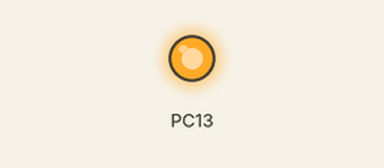
Recording of a sketch running on a simulated STM32 Blue Pill. Parts: output pins drawn as LEDs (lit = HIGH).

Above: at 1.0 s.
At 3.0 s:
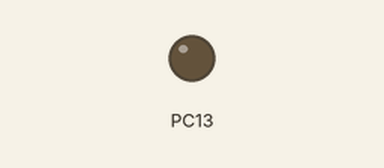
Timing chart, 0 to 5.2 s (numbered marks = the images above):
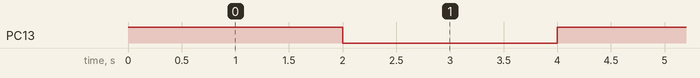

The sketch:

bluepillblink.ino
```cpp
void setup() {

    pinMode(PC13, OUTPUT);

}

void loop() {

  digitalWrite(PC13, HIGH);

  delay(2000);

  digitalWrite(PC13, LOW);

  delay(2000
  );

}
```

Measured:
- by itself, PC13: alternates HIGH for 2.0 s and LOW for 2.0 s
